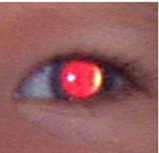
#> input picture src/pics/redeye1.PNG, 159 x 153 px, found by its file name
$ python WhiteDotTest.py
#> lines starting #> are read from the running program, lines starting #| are printed output that depends on the picture; after the words box and inside, x2 and y2 are one past the last pixel; in counts of white or black regions, pixels touching at a corner belong together
import cv2.cv as cv
import cv2
import numpy as np
from PIL import Image
import PIL.ImageOps
import math
from sys import maxint

## Toggle bySize for different WhiteDot Approach method
## True -> find by center coordinates,  False -> find by contour size.
byDist = True

# Circle detection parameters
CIRCLE_RESOLUTION_RATIO = 1
# The minimum distance between circle centerpoints
CIRCLE_MIN_DISTANCE = 32
# I'm not exactly sure what the THRESHOLD ones do. See link for more info:
# http://www.adaptive-vision.com/en/technical_data/documentation/3.0/filters/FeatureDetection/cvHoughCircles.html
CIRCLE_THRESHOLD_1 = 10
# The accumulator threshold. The higher this is the less circles you get.
CIRCLE_THRESHOLD_2 = 2
CIRCLE_MIN_RADIUS = 10
CIRCLE_MAX_RADIUS = 500

# Circle drawing parameters
CIRCLE_COLOR = (0, 0, 255)
THICKNESS = 3
LINE_TYPE = 8
SHIFT = 0

# Image Processing
# Note : change the directory of the photo
im = cv2.imread('/home/arvind/DVS-Python/src/pics/redeye1.PNG')  # im type: numpy.ndarray
#> im is the input picture: shape (153, 159, 3); mean B, G, R 95.4, 95.2, 147.8
im2 = im.copy()
imblur = cv2.blur(im,(3,3))
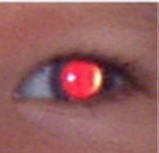
#> imblur: shape (153, 159, 3); mean B, G, R 95.1, 94.9, 147.6
imgray = cv2.cvtColor(imblur,cv2.COLOR_BGR2GRAY)
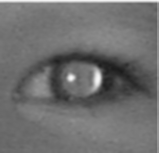
#> imgray: shape (153, 159); min 27, max 246, mean 110.7
## cv.ShowImage("Test", cv.fromarray(imgray)) # Grayscale Picture
ret,thresh = cv2.threshold(imgray,127,255,0)  # ret : type float. thresh: type :numpy.ndarray
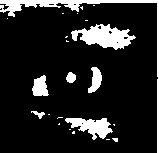
#> thresh: shape (153, 159); 13.8% white; 23 white regions (16 under 20 px)
## cv.ShowImage("Test", cv.fromarray(thresh))    # Binary Picture
contours, hierarchy = cv2.findContours(thresh,cv2.RETR_TREE,cv2.CHAIN_APPROX_SIMPLE)
#> contours = 30 contours, 23 with area under 20; largest, box (x1, y1, x2, y2) and area: (71, 24, 136, 50) 876, (0, 0, 159, 153) 834, (65, 118, 113, 140) 488, (32, 75, 49, 96) 222, (88, 67, 102, 93) 186, (66, 72, 76, 83) 68, (31, 111, 45, 119) 34
print("Number of Contours Found: " + str(len(contours)))
#| Number of Contours Found: 30
cv2.drawContours(im,contours,-1,(0,255,0),0)  # Final argument for drawContours() : 0 = Outline, -1 = Fill-In
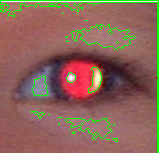
#> im: shape (153, 159, 3); 5.35% of pixels changed, all inside (x1, y1, x2, y2) = (0, 0, 159, 153)
#> (the run stopped early here; a loop or call above may not have finished)

$ run again, with src/pics/redface10.PNG copied over src/pics/redeye1.PNG
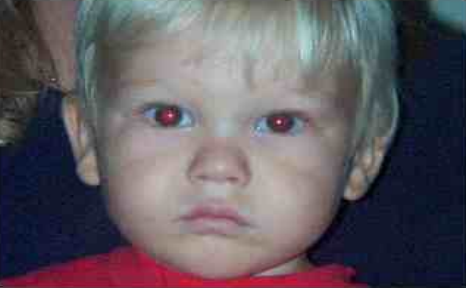
#> input picture src/pics/redface10.PNG, 466 x 288 px, found by its file name
#> im is the input picture: shape (288, 466, 3); mean B, G, R 96.2, 89, 95.4
#> `ret,thresh = cv2.threshold(imgray,127,255,0)`:
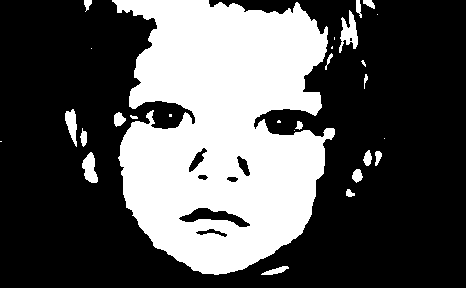
#> thresh: shape (288, 466); 33.7% white; 28 white regions (10 under 20 px)
#> contours = 35 contours, 13 with area under 20; largest, box (x1, y1, x2, y2) and area: (112, 0, 335, 275) 43588, (178, 207, 251, 228) 650, (339, 10, 358, 53) 352, (82, 152, 98, 183) 282, (65, 109, 77, 147) 227
#| Number of Contours Found: 35
#> `cv2.drawContours(im,contours,-1,(0,255,0),0)`:
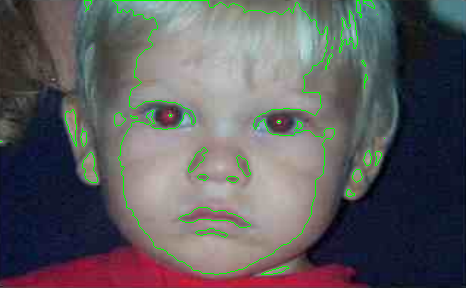
#> im: shape (288, 466, 3); 1.79% of pixels changed, all inside (x1, y1, x2, y2) = (0, 0, 385, 275)

$ run again, with src/pics/redface11.PNG copied over src/pics/redeye1.PNG
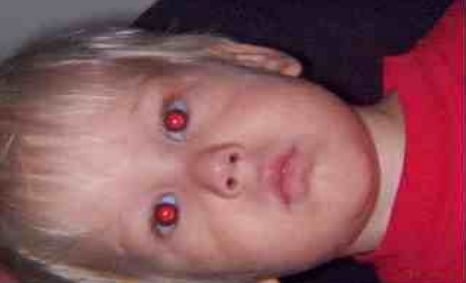
#> input picture src/pics/redface11.PNG, 466 x 283 px, found by its file name
#> im is the input picture: shape (283, 466, 3); mean B, G, R 90.1, 83.7, 137.7
#> `ret,thresh = cv2.threshold(imgray,127,255,0)`:
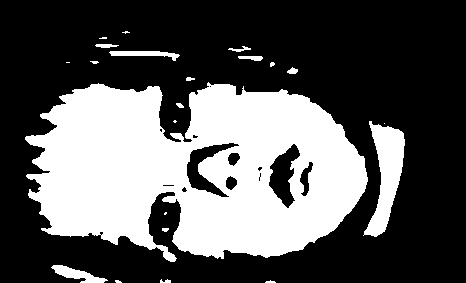
#> thresh: shape (283, 466); 34.9% white; 22 white regions (9 under 20 px)
#> contours = 36 contours, 21 with area under 20; largest, box (x1, y1, x2, y2) and area: (25, 82, 368, 262) 44187, (363, 121, 405, 237) 2232, (268, 143, 301, 209) 1099, (186, 142, 240, 198) 1039, (51, 265, 108, 283) 384
#| Number of Contours Found: 36
#> `cv2.drawContours(im,contours,-1,(0,255,0),0)`:
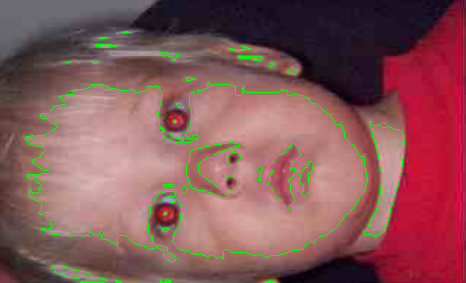
#> im: shape (283, 466, 3); 2.13% of pixels changed, all inside (x1, y1, x2, y2) = (25, 31, 405, 283)
